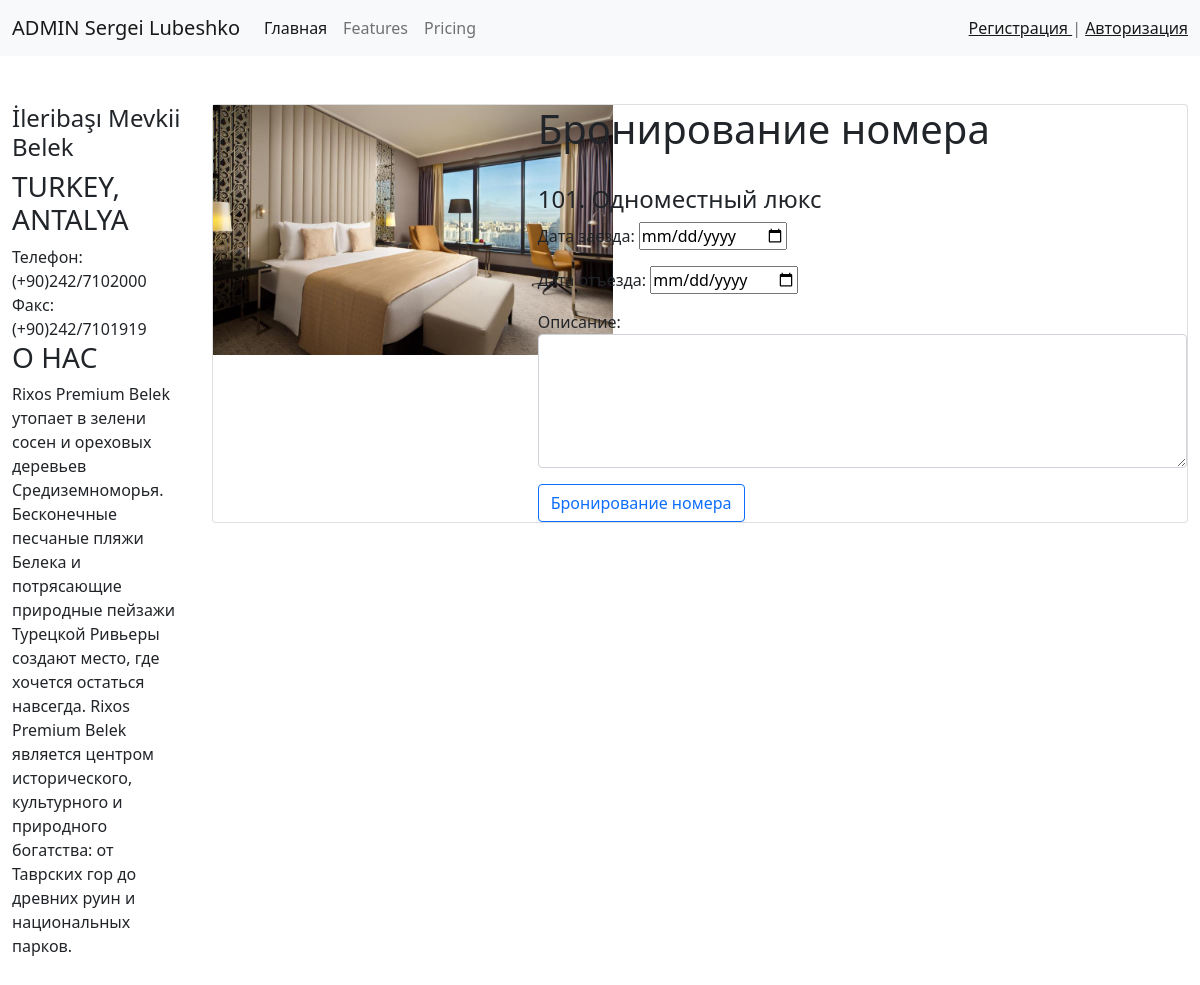
Page /room/boking/4/ on the committed database.
### hotel/models.py (models this page shows, shortened)
class Room(models.Model):
    photo = models.ImageField(verbose_name='Фото', upload_to='photos/%Y/%m/%d', blank=True)
    title = models.CharField(max_length=60, verbose_name='Название номера')
    desc = models.TextField(verbose_name='Описание номера', max_length=500, blank=True)
    size = models.PositiveSmallIntegerField(verbose_name='Площадь номера')
    smoke = models.BooleanField(default=True, verbose_name='Не курят')
    price = models.PositiveSmallIntegerField(verbose_name='Цена за сутки', default=30)
    num_people = models.IntegerField(
        default=1,
        validators=[
            MinValueValidator(1),
            MaxValueValidator(10)
        ],
        verbose_name='Кол-во спальных мест'
    )
    facilities = models.ManyToManyField("Facilities")

### hotel/views.py (the view)
# urls.py: path('room/boking/<int:room_id>/', Booking, name="booking")
def Booking(request, room_id):
    room = Room.objects.get(id=room_id)
    if request.method == "POST":
        room_booking = room.booking_room.values_list("date_arrival", 'date_departure')
        date_arriv = request.POST["date_arrival"]
        date_depar = request.POST["date_departure"]
        result = check_date(room_booking, date_arriv, date_depar)
        if result==False:
            messages.error(request, "Номер в указанные даты занят")
            form = BookingForm()
        else:
            form = BookingForm(request.POST)
            if form.is_valid():
                note = form.save(commit=False)
                note.users = request.user
                note.rooms = room
                note.save()
                messages.success(request, "Номер забронирован")
    else:
        form = BookingForm()
    context = {"form": form, "room": room}
    return render(request, template_name="hotel/booking.html", context=context)

### hotel/forms.py
class BookingForm(forms.ModelForm):
    class Meta:
        model = BokkingRoom
        fields = ['date_arrival', 'date_departure', 'desc']
        widgets = {
            'desc': forms.Textarea(attrs={'class':'form-control', 'rows':5}),
            'date_arrival': DateInput(),
            'date_departure': DateInput(),
        }

### hotel/templates/hotel/booking.html (shortened to what this page needs)
{% extends "base.html" %}
{% block content %}
    <div class="card">
        <div class="row g-0">
            <div class="col-md-4">
                {% if room.photo %}
                    <img class="mr-3" src="{{ room.photo.url }}" width="400" height="250" alt="">
                {% else %}
                    <img class="mr-3" src="../../../images/photos/2021/05/23/def.jpg" width="400" height="250" alt="">
                {% endif %}
            </div>
            <div class="col-md-8">
                <h1> Бронирование номера</h1><br>
                <h4> {{ room.title }} </h4>
                <form action="" method="post">
                    {{ form.as_p }}
                    <button type="submit" class="btn btn-outline-primary">Бронирование номера</button>
                </form>
            </div>
{% endblock %}

### rows in the picture
Room: photo (picture), title "101. Одноместный люкс"
